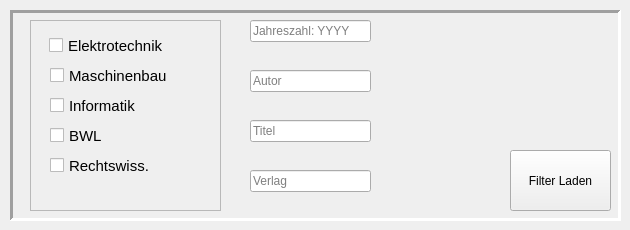
   <widget class="QWidget" name="pageItemFilter">
    <widget class="QFrame" name="frameFilter">
     <property name="geometry">
      <rect>
       <x>10</x>
       <y>10</y>
       <width>611</width>
       <height>211</height>
      </rect>
     </property>
     <property name="focusPolicy">
      <enum>Qt::FocusPolicy::ClickFocus</enum>
     </property>
     <property name="frameShape">
      <enum>QFrame::Shape::Panel</enum>
     </property>
     <property name="frameShadow">
      <enum>QFrame::Shadow::Sunken</enum>
     </property>
     <property name="lineWidth">
      <number>3</number>
     </property>
     <widget class="QFrame" name="frameFilterType">
      <property name="geometry">
       <rect>
        <x>20</x>
        <y>10</y>
        <width>191</width>
        <height>191</height>
       </rect>
      </property>
      <property name="frameShape">
       <enum>QFrame::Shape::StyledPanel</enum>
      </property>
      <property name="frameShadow">
       <enum>QFrame::Shadow::Raised</enum>
      </property>
      <widget class="QCheckBox" name="radBtnElek">
       <property name="geometry">
        <rect>
         <x>19</x>
         <y>10</y>
         <width>141</width>
         <height>31</height>
        </rect>
       </property>
       <property name="font">
        <font>
         <pointsize>11</pointsize>
        </font>
       </property>
       <property name="text">
        <string>Elektrotechnik</string>
       </property>
      </widget>
      <widget class="QCheckBox" name="radBtnMechan">
       <property name="geometry">
        <rect>
         <x>20</x>
         <y>40</y>
         <width>141</width>
         <height>31</height>
        </rect>
       </property>
       <property name="font">
        <font>
         <pointsize>11</pointsize>
        </font>
       </property>
       <property name="text">
        <string>Maschinenbau</string>
       </property>
      </widget>
      <widget class="QCheckBox" name="radBtnInfo">
       <property name="geometry">
        <rect>
         <x>20</x>
         <y>70</y>
         <width>141</width>
         <height>31</height>
        </rect>
       </property>
       <property name="font">
        <font>
         <pointsize>11</pointsize>
        </font>
       </property>
       <property name="text">
        <string>Informatik</string>
       </property>
      </widget>
      <widget class="QCheckBox" name="radBtnBwl">
       <property name="geometry">
        <rect>
         <x>20</x>
         <y>100</y>
         <width>141</width>
         <height>31</height>
        </rect>
       </property>
       <property name="font">
        <font>
         <pointsize>11</pointsize>
        </font>
       </property>
       <property name="text">
        <string>BWL</string>
       </property>
      </widget>
      <widget class="QCheckBox" name="radBtnLaw">
       <property name="geometry">
        <rect>
         <x>20</x>
         <y>130</y>
         <width>141</width>
         <height>31</height>
        </rect>
       </property>
       <property name="font">
        <font>
         <pointsize>11</pointsize>
        </font>
       </property>
       <property name="text">
        <string>Rechtswiss.</string>
       </property>
      </widget>
     </widget>
     <widget class="QLineEdit" name="lineYearFilter">
      <property name="geometry">
       <rect>
        <x>240</x>
        <y>10</y>
        <width>121</width>
        <height>22</height>
       </rect>
      </property>
      <property name="text">
       <string/>
      </property>
      <property name="placeholderText">
       <string>Jahreszahl: YYYY</string>
      </property>
     </widget>
     <widget class="QLineEdit" name="lineAuthorFilter">
      <property name="geometry">
       <rect>
        <x>240</x>
        <y>60</y>
        <width>121</width>
        <height>22</height>
       </rect>
      </property>
      <property name="text">
       <string/>
      </property>
      <property name="placeholderText">
       <string>Autor</string>
      </property>
     </widget>
     <widget class="QLineEdit" name="lineTitelFilter">
      <property name="geometry">
       <rect>
        <x>240</x>
        <y>110</y>
        <width>121</width>
        <height>22</height>
       </rect>
      </property>
      <property name="text">
       <string/>
      </property>
      <property name="placeholderText">
       <string>Titel</string>
      </property>
     </widget>
     <widget class="QLineEdit" name="linePublFilter">
      <property name="geometry">
       <rect>
        <x>240</x>
        <y>160</y>
        <width>121</width>
        <height>22</height>
       </rect>
      </property>
      <property name="text">
       <string/>
      </property>
      <property name="placeholderText">
       <string>Verlag</string>
      </property>
     </widget>
     <widget class="QPushButton" name="btnLoadFilters">
      <property name="geometry">
       <rect>
        <x>500</x>
        <y>140</y>
        <width>101</width>
        <height>61</height>
       </rect>
      </property>
      <property name="focusPolicy">
       <enum>Qt::FocusPolicy::NoFocus</enum>
      </property>
      <property name="text">
       <string>Filter Laden</string>
      </property>
     </widget>
    </widget>
   </widget>
